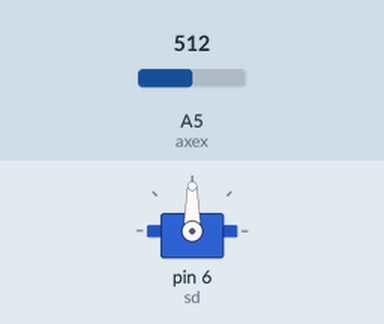
Recording of a sketch running on a simulated Arduino Uno, built with avr-gcc and run on an emulated ATmega328P. Shown: servo. Inputs (shaded band) come from the test bench; at power-on: A5 (axex) = 512.

Above: at 1.2 s.
1.3 s: A5 (axex) set to 359
2.8 s: A5 (axex) set to 335
At 5.4 s:
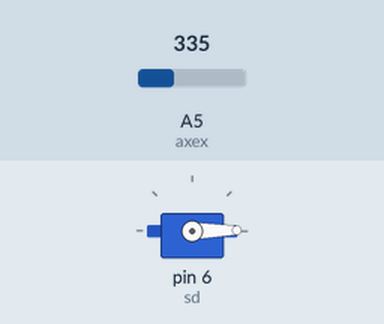
5.8 s: A5 (axex) set to 735
At 6.2 s:
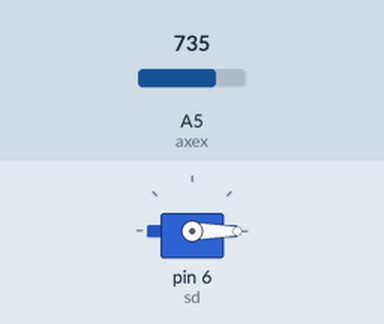
7.3 s: A5 (axex) set to 769
At 11.0 s:
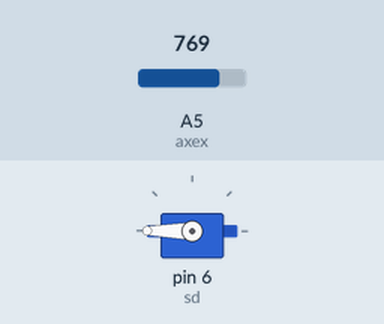
Timing chart, 0 to 11.3 s (numbered marks = the images above; inputs shaded):
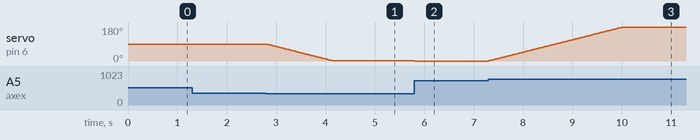

The sketch:

unitaux.ino
```cpp
#include <Servo.h>

Servo sd;
int axex = A5;
int valx;
int tempx =90;
int var = 15;


void setup()
{
  pinMode(axex, INPUT);
    sd.attach(6);
}

void loop()
{
  valx = analogRead(axex);          //droite
  while(valx<350)
  {
    if(tempx<1)
    {
      sd.write(2);
      tempx = 2;
    }
    else
    {
    tempx--;
    sd.write(tempx);
    delay(var);
    valx = analogRead(axex);
    }
  }
  valx = analogRead(axex);
  while(valx>750)
  {
    if (tempx>180)
    {
      sd.write(179);
      tempx=179;
    }
    else
    {
    tempx++;
    sd.write(tempx);
    delay(var);
    valx = analogRead(axex);
    }
  }
}
```

Measured:
- the behaviour switches between 350 and 349 on A5 (axex) (found by bisection; images 0 and 1)
- the behaviour switches between 750 and 751 on A5 (axex) (found by bisection; images 2 and 3)
- after the input at 1.3 s, every drawn part: stays the same
- after the input at 2.8 s, servo on pin 6 (sd): moves from 90° to 1° over 1.3 s, starting at once
- after the input at 5.8 s, servo on pin 6 (sd): 1° → 0° at once
- after the input at 7.3 s, servo on pin 6 (sd): moves from 0° to 180° over 2.7 s, starting at once
